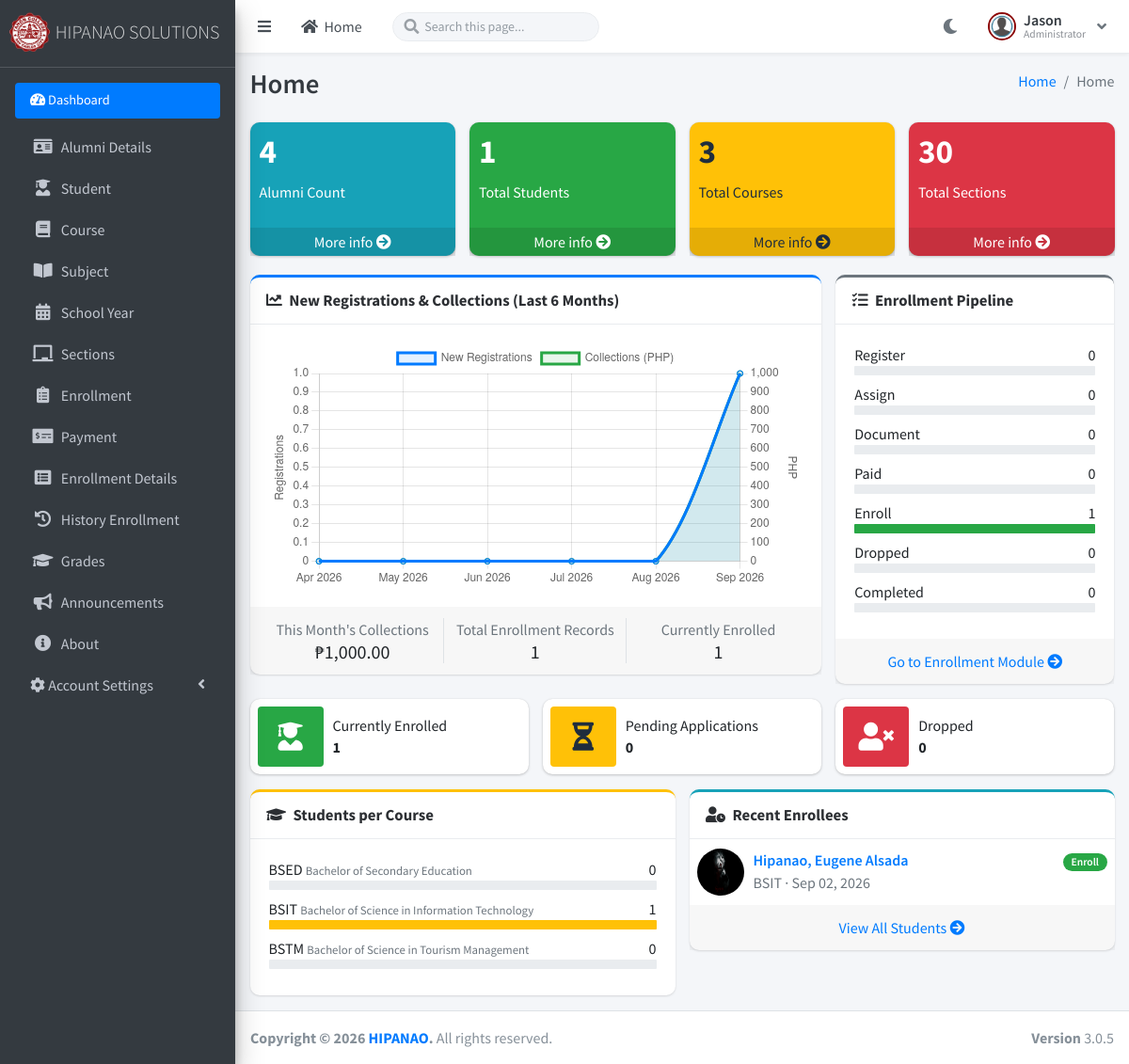
Page /index.php (signed in) on the committed database.
### tables this page shows
CREATE TABLE `tblenrollment` (
  `ENROLLMENT_ID` int(11) NOT NULL,
  `S_ID` int(11) NOT NULL,
  `COURSE_ID` int(11) NOT NULL,
  `SECTION_ID` int(11) DEFAULT NULL,
  `SY_ID` int(11) NOT NULL,
  `YEAR_LEVEL` varchar(20) NOT NULL,
  `SEMESTER` varchar(20) NOT NULL,
  `CATEGORY` varchar(30) NOT NULL DEFAULT 'New',
  `CURRICULUM_YR` varchar(20) DEFAULT NULL,
  `DATE_RESERVED` date DEFAULT NULL,
  `DATE_ENROLLED` date DEFAULT NULL,
  `STATUS` varchar(30) NOT NULL DEFAULT 'Reserved',
  `ENCODED_BY` int(11) DEFAULT NULL
);

CREATE TABLE `tblstudent` (
  `S_ID` int(11) NOT NULL,
  `IDNO` varchar(20) NOT NULL,
  `FNAME` varchar(40) NOT NULL,
  `LNAME` varchar(40) NOT NULL,
  `MNAME` varchar(40) NOT NULL,
  `SEX` varchar(10) NOT NULL DEFAULT 'Male',
  `BDAY` date DEFAULT NULL,
  `BPLACE` text DEFAULT NULL,
  `STATUS` varchar(30) NOT NULL DEFAULT 'Active',
  `AGE` int(11) DEFAULT NULL,
  `NATIONALITY` varchar(40) DEFAULT NULL,
  `RELIGION` varchar(255) DEFAULT NULL,
  `CONTACT_NO` varchar(40) DEFAULT NULL,
  `HOME_ADD` text DEFAULT NULL,
  `EMAIL` varchar(150) DEFAULT NULL,
  `ACC_PASSWORD` text DEFAULT NULL,
  `LRNNO` varchar(15) DEFAULT NULL,
  `CONTACTPERSON` varchar(150) DEFAULT NULL,
  `COMPANYIDNO` varchar(255) DEFAULT NULL,
  `COURSE_ID` int(11) DEFAULT NULL,
  `AddedBy` int(11) DEFAULT NULL,
  `ACCOUNT_UID` int(11) DEFAULT NULL,
  `CIVIL_STATUS` varchar(20) DEFAULT 'Single',
  `FATHER_NAME` varchar(150) DEFAULT NULL,
  `FATHER_CONTACT` varchar(40) DEFAULT NULL,
  `FATHER_EMAIL` varchar(150) DEFAULT NULL,
  `FATHER_OCCUPATION` varchar(100) DEFAULT NULL,
  `FATHER_DECEASED` varchar(5) DEFAULT 'No',
  `MOTHER_NAME` varchar(150) DEFAULT NULL,
  `MOTHER_CONTACT` varchar(40) DEFAULT NULL,
  `MOTHER_EMAIL` varchar(150) DEFAULT NULL,
  `MOTHER_OCCUPATION` varchar(100) DEFAULT NULL,
  `MOTHER_DECEASED` varchar(5) DEFAULT 'No',
  `GUARDIAN_NAME` varchar(150) DEFAULT NULL,
  `GUARDIAN_RELATIONSHIP` varchar(50) DEFAULT NULL,
  `GUARDIAN_CONTACT` varchar(40) DEFAULT NULL,
  `GUARDIAN_EMAIL` varchar(150) DEFAULT NULL,
  `GUARDIAN_ADDRESS` text DEFAULT NULL,
  `OTHER_PERSON_SUPPORTING` varchar(150) DEFAULT NULL,
  `IS_BOARDING` varchar(5) DEFAULT 'No',
  `WITH_FAMILY` varchar(5) DEFAULT 'Yes',
  `BOARDING_ADDRESS` text DEFAULT NULL,
  `ELEM_SCHOOL` varchar(150) DEFAULT NULL,
  `ELEM_ADDRESS` varchar(255) DEFAULT NULL,
  `ELEM_YEAR` varchar(20) DEFAULT NULL,
  `SEC_SCHOOL` varchar(150) DEFAULT NULL,
  `SEC_ADDRESS` varchar(255) DEFAULT NULL,
  `SEC_YEAR` varchar(20) DEFAULT NULL,
  `COLLEGE_SCHOOL` varchar(150) DEFAULT NULL,
  `COLLEGE_ADDRESS` varchar(255) DEFAULT NULL,
  `COLLEGE_YEAR` varchar(20) DEFAULT NULL,
  `VOC_SCHOOL` varchar(150) DEFAULT NULL,
  `VOC_ADDRESS` varchar(255) DEFAULT NULL,
  `VOC_YEAR` varchar(20) DEFAULT NULL,
  `OTHERS_SCHOOL` varchar(150) DEFAULT NULL,
  `REQ_FORM138` tinyint(1) NOT NULL DEFAULT 0,
  `REQ_GOODMORAL` tinyint(1) NOT NULL DEFAULT 0,
  `REQ_BIRTHCERT` tinyint(1) NOT NULL DEFAULT 0,
  `REQ_BAPTISMAL` tinyint(1) NOT NULL DEFAULT 0,
  `REQ_ASSESSMENT` tinyint(1) NOT NULL DEFAULT 0,
  `REQ_TRANSFERCRED` tinyint(1) NOT NULL DEFAULT 0,
  `REQ_MARRIAGECONTRACT` tinyint(1) NOT NULL DEFAULT 0,
  `REQ_2X2PICTURE` tinyint(1) NOT NULL DEFAULT 0,
  `REQ_OTHERS1` varchar(150) DEFAULT NULL,
  `REQ_OTHERS2` varchar(150) DEFAULT NULL,
  `REQ_OTHERS3` varchar(150) DEFAULT NULL,
  `REQ_NOTES` text DEFAULT NULL
);

CREATE TABLE `tblcourses` (
  `COURSE_ID` int(11) NOT NULL,
  `COURSE_CODE` varchar(20) NOT NULL,
  `COURSE_NAME` varchar(150) NOT NULL,
  `COURSE_DESC` text DEFAULT NULL,
  `STATUS` varchar(20) NOT NULL DEFAULT 'Active',
  `PROGRAM_HEAD_ID` int(11) DEFAULT NULL
);

### home.php (the view, shortened to what the rows shown need)
<?php
global $mydb;
$homeStatuses = array('Register', 'Assign', 'Document', 'Paid', 'Enroll', 'Dropped', 'Completed');
if ($mydb->tableExists('tblenrollment')) {
	foreach ($homeStatuses as $st) {
		$mydb->setQuery("SELECT ENROLLMENT_ID FROM `tblenrollment` WHERE STATUS = '".$st."'");
	}
}
$homeMonthLabels = array();
$homeMonthRegs   = array();
$homeMonthCollections = array();
for ($i = 5; $i >= 0; $i--) {
	$ts = strtotime("-".$i." months", strtotime(date('Y-m-01')));
	$ym = date('Y-m', $ts);
	$homeMonthLabels[] = date('M Y', $ts);
	$regCount = 0;
	if ($mydb->tableExists('tblenrollment')) {
		$mydb->setQuery("SELECT ENROLLMENT_ID FROM `tblenrollment` WHERE DATE_FORMAT(DATE_RESERVED, '%Y-%m') = '".$ym."'");
		$regCount = $mydb->num_rows();
	}
	$homeMonthRegs[] = $regCount;
	$collected = 0;
	if ($mydb->tableExists('tblpayments')) {
		$mydb->setQuery("SELECT SUM(AMOUNT) AS TOTAL FROM `tblpayments` WHERE DATE_FORMAT(DATE_PAID, '%Y-%m') = '".$ym."'");
		$crows = $mydb->loadResultList();
		$collected = (count($crows) >= 1 && $crows[0]->TOTAL !== null) ? floatval($crows[0]->TOTAL) : 0;
	}
	$homeMonthCollections[] = $collected;
}
$homeThisMonthCollections = end($homeMonthCollections);
if ($mydb->tableExists('tblcourses')) {
	$mydb->setQuery("SELECT c.COURSE_CODE, c.COURSE_NAME,
			(SELECT COUNT(*) FROM tblstudent s WHERE s.COURSE_ID = c.COURSE_ID) AS STUD_COUNT
		FROM `tblcourses` c ORDER BY c.COURSE_CODE ASC");
}
$homeRecentEnrollees = array();
if ($mydb->tableExists('tblenrollment')) {
	$mydb->setQuery("SELECT e.ENROLLMENT_ID, e.STATUS, e.DATE_RESERVED, s.LNAME, s.FNAME, s.MNAME, s.COMPANYIDNO, c.COURSE_CODE
		FROM `tblenrollment` e
		JOIN `tblstudent` s ON s.S_ID = e.S_ID
		JOIN `tblcourses` c ON c.COURSE_ID = e.COURSE_ID
		ORDER BY e.ENROLLMENT_ID DESC
		LIMIT 6");
	$homeRecentEnrollees = $mydb->loadResultList();
}
function home_status_badge($status) {
	$cls = 'secondary';
	if ($status == 'Enroll')    { $cls = 'success'; }
	return '<span class="badge badge-'.$cls.'">'.htmlspecialchars($status).'</span>';
}
?>
<section class="content">
      <div class="container-fluid">
        <div class="row">
          <div class="col-lg-6">
            <div class="card card-outline card-info">
              <div class="card-body p-0">
                <ul class="products-list product-list-in-card pl-2 pr-2">
                  <?php if (count($homeRecentEnrollees) < 1): ?>
                    <li class="item"><p class="text-muted text-center mb-0 py-3">No enrollment records yet.</p></li>
                  <?php else: foreach ($homeRecentEnrollees as $re):
                      $picUrl = (isset($re->COMPANYIDNO) && $re->COMPANYIDNO != '')
                          ? WEB_ROOT.'module/student/image/'.$re->COMPANYIDNO
                          : WEB_ROOT.'module/student/image/1.png';
                  ?>
                  <li class="item">
                    <div class="product-img">
                      <img src="<?php echo $picUrl; ?>" alt="Student photo" class="img-size-50 img-circle" onerror="this.src='<?php echo WEB_ROOT; ?>module/student/image/1.png';">
                    </div>
                    <div class="product-info">
                      <a href="<?php echo WEB_ROOT; ?>module/enrollmentdetails/index.php" class="product-title">
                        <?php echo htmlspecialchars(trim($re->LNAME.', '.$re->FNAME.' '.$re->MNAME)); ?>
                        <span class="float-right"><?php echo home_status_badge($re->STATUS); ?></span>
                      </a>
                      <span class="product-description">
                        <?php echo htmlspecialchars($re->COURSE_CODE); ?> &middot;
                        <?php echo $re->DATE_RESERVED ? date('M d, Y', strtotime($re->DATE_RESERVED)) : '-'; ?>
                      </span>
                    </div>
                  </li>
                  <?php endforeach; endif; ?>
                </ul>
              </div>
            </div>
          </div>
        </div>
    </div>
</section>
<script>
window.HIPANAO_HOME_CHART_DATA = {
	labels: <?php echo json_encode($homeMonthLabels); ?>,
	registrations: <?php echo json_encode($homeMonthRegs); ?>,
	collections: <?php echo json_encode($homeMonthCollections); ?>
};
</script>

### rows in the picture
tblenrollment: S_ID.COMPANYIDNO (picture), S_ID.MNAME "Hipanao, Eugene Alsada", STATUS "Enroll", COURSE_ID.COURSE_CODE "BSIT", DATE_RESERVED "Sep 02, 2026"

### other values in the picture
$_SESSION['DISPLAYNAME'] "Jason"
$_SESSION['TYPE'] "Administrator"
$title "Home"
$totalAlumni "4"
$totalStudent "1"
$totalCourse "3"
$totalSection "30"
$homeThisMonthCollections "1,000.00"
$homeTotalEnrollment "1"
$homeEnrolledCount "1"
$st "Register"
$cnt "0"
$st "Assign"
$st "Document"
$st "Paid"
